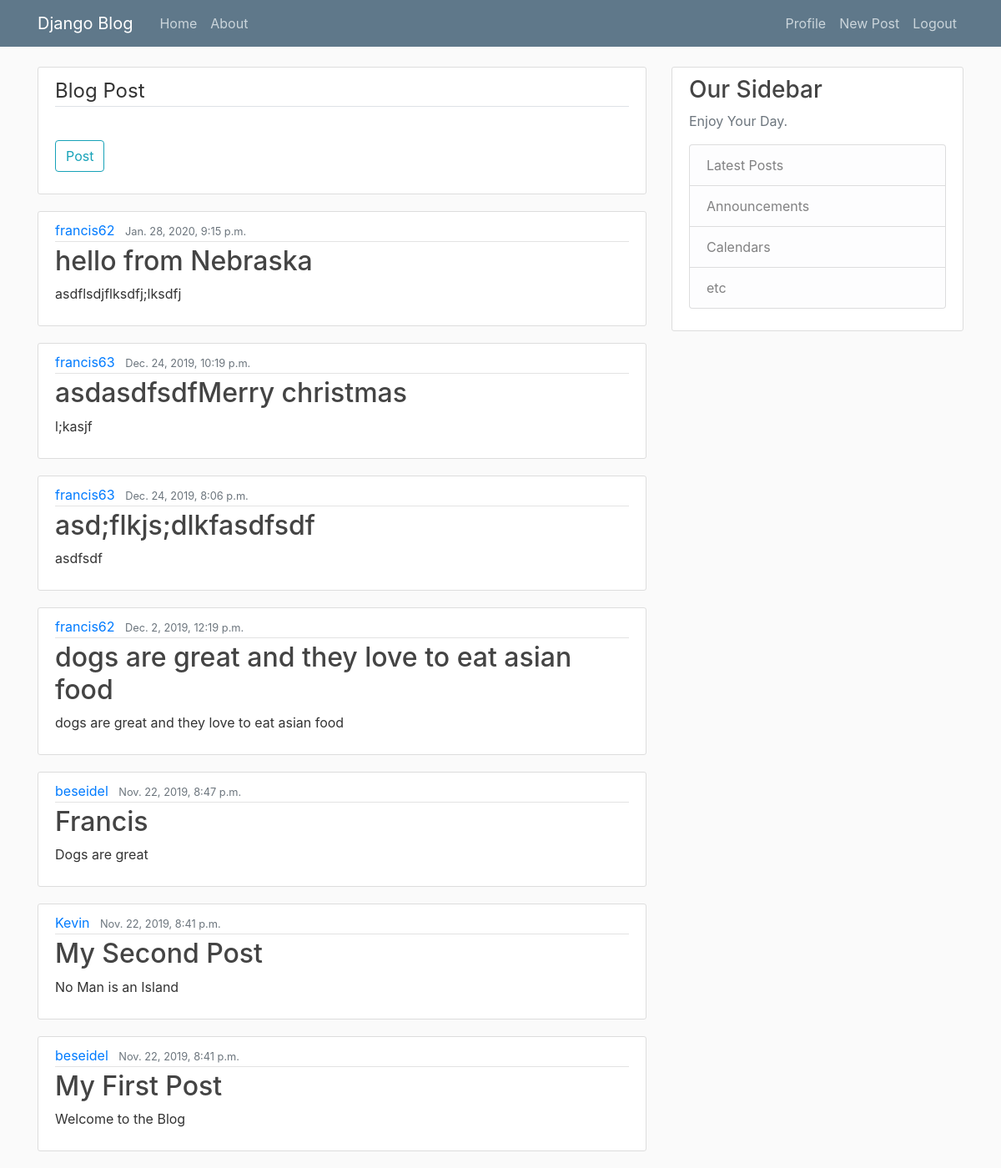
Screenshot of / (signed in) with the database file from the repository.
### blogs/models.py (models this page shows, shortened)
class Post(models.Model):
    title = models.CharField(max_length=100)
    content = models.TextField()
    date_posted = models.DateTimeField(default=timezone.now)
    author = models.ForeignKey(User, on_delete=models.CASCADE)

### blogs/views.py (the view)
# urls.py: path('', PostListView.as_view(), name='blogs-home'),
class PostListView(ListView):
    model = Post
    template_name = 'blogs/post_form.html'
    context_object_name = 'posts'
    ordering = ['-date_posted']

### blogs/templates/blogs/post_form.html (shortened to what this page needs)
{% extends "blogs/base.html" %} {% load crispy_forms_tags %} {% block content %}
<div class="content-section">
  <form method="POST">
    <fieldset class="form-group">
      <legend class="border-bottom mb-4">Blog Post</legend>
    </fieldset>
    <div class="form-group">
      <button class="btn btn-outline-info" type="submit">Post</button>
    </div>
  </form>
</div>
{% for post in posts %}
<article class="media content-section">
  <div class="media-body">
    <div class="article-metadata">
      <a class="mr-2" href="{% url 'post-detail' post.id %}">
        {{ post.author }}</a
      >
      <small class="text-muted">{{ post.date_posted }}</small>
    </div>
    <h2><a class="article-title" href="#">{{ post.title }}</a></h2>
    <p class="article-content">{{ post.content }}</p>
  </div>
</article>
{% endfor %} {% endblock content %}

### blogs/static/main.css (style rules this page uses)
body { background: #fafafa; color: #333333; margin-top: 5rem; }
h1, h2, h3, h4, h5, h6 { color: #444444; }
.content-section { background: #ffffff; padding: 10px 20px; border: 1px solid #dddddd; border-radius: 3px; margin-bottom: 20px; }
.article-title { color: #444444; }
.article-content { white-space: pre-line; }
.article-metadata { padding-bottom: 1px; margin-bottom: 4px; border-bottom: 1px solid #e3e3e3 }

### rows the page displays
Post: author "francis62", date_posted "Jan. 28, 2020, 9:15 p.m.", title "hello from Nebraska", content "asdflsdjflksdfj;lksdfj"
Post: author "francis63", date_posted "Dec. 24, 2019, 10:19 p.m.", title "asdasdfsdfMerry christmas", content "l;kasjf"
Post: author "francis63", date_posted "Dec. 24, 2019, 8:06 p.m.", title "asd;flkjs;dlkfasdfsdf", content "asdfsdf"
Post: author "francis62", date_posted "Dec. 2, 2019, 12:19 p.m.", title "dogs are great and they love to eat asian food", content "dogs are great and they love to eat asian food"
Post: author "beseidel", date_posted "Nov. 22, 2019, 8:47 p.m.", title "Francis", content "Dogs are great"
Post: author "Kevin", date_posted "Nov. 22, 2019, 8:41 p.m.", title "My Second Post", content "No Man is an Island"
Post: author "beseidel", date_posted "Nov. 22, 2019, 8:41 p.m.", title "My First Post", content "Welcome to the Blog"
